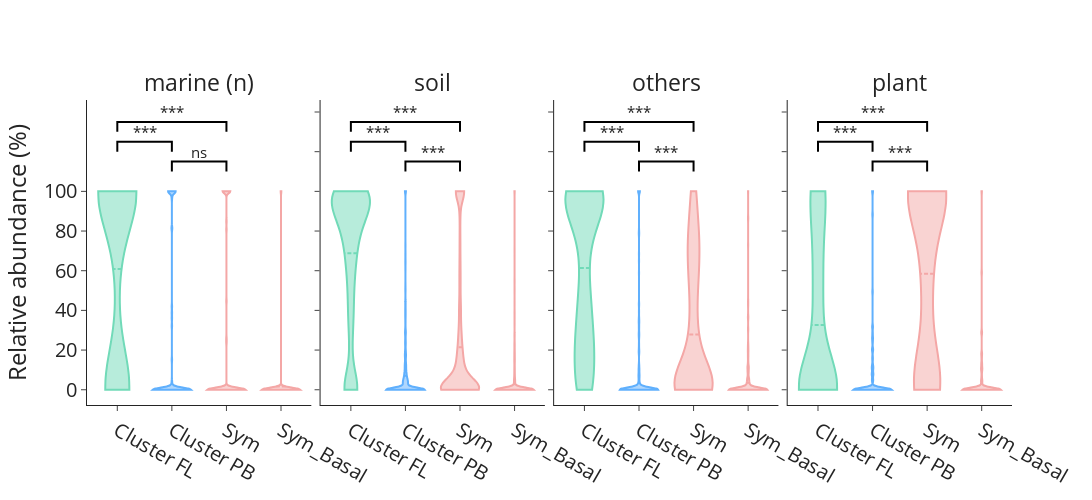

The cell this chart's notebook holds for it:
### Code cell
draw_df = new_df.replace('FL',"Cluster FL")
draw_df = draw_df.replace('PB',"Cluster PB")
draw_df = draw_df.replace('Sym_Basal',"Cluster SymBasal") 
draw_df = draw_df.fillna(0)
draw_df = draw_df.sort_values('nifH type')

fig = make_subplots(rows=1, 
                    cols=4,
                    shared_yaxes=True,
                    horizontal_spacing =0.01,
                   subplot_titles=['Marine', 'Soil',  'Plant','Others']
                   )
for i, env in enumerate(['marine', 'soil',  'plant','others']):
    traces = []
    sub_df = draw_df.loc[draw_df['env type']==env,:]
    for nifH_t in ['Cluster FL', 'Cluster PB', 'Sym','Cluster SymBasal'] :
        # manual adjust the x order of four types
        idxs = sub_df.groupby('nifH type').groups[nifH_t]
        _sub_df = sub_df.loc[sub_df['nifH type']==nifH_t,:]
        traces.append(go.Violin( x=[nifH_t]*len(idxs),
                                y=_sub_df.loc[idxs,'ratio'],
                                legendgroup=nifH_t,
                                name=nifH_t,
                                line_color=t2color[nifH_t],
                               #scalegroup=nifH_t,
                               spanmode='hard',
                                width=0.7,
                                #scalemode='width',
                                points=False,
                                meanline=dict(visible=True),
                               showlegend=False
        ))
    fig.add_traces(traces,1,i+1)
#fig.data[-1].showlegend= True

for idx,env in enumerate(['marine', 'soil',  'plant', 'others']):
    pos = [1.5,0.5,1,2,3,4,5]
    base_height = 110
    per_height = 5
    _count = 0
    for f1,f2 in [('Cluster PB', 'Sym'),
                  ('Cluster PB', 'Cluster FL'),
                  ('Cluster FL', 'Sym'),
                 ]:
        r1 = draw_df.loc[(draw_df['env type'] == env) &
                                         (draw_df['nifH type'] == f1), 'ratio']
        r2 = draw_df.loc[(draw_df['env type'] == env) &
                                         (draw_df['nifH type'] == f2), 'ratio']
        t = mannwhitneyu(r1,r2,#alternative='greater'
                        )
        p = t.pvalue
        
        
#         if p>=0.05:
#             base_height += 10
#             _count +=1
#             continue
        fig.add_traces(go.Scatter(x=[f1,f1,f2,f2],
                                  y=[base_height,
                                     base_height+per_height,
                                     base_height+per_height,
                                     base_height],
                                  showlegend=False,
                                  mode='lines',line=dict(color='#000000')) ,1,idx+1)
    #     fig.add_annotation(
    #         x=pos[_count],
    #         y=base_height+12,
    #         xanchor='center',
    #         xref=f'x{idx+1}',
    #         font=dict(size=15),
    #         showarrow=False,

    #         text="<Br> {:.2e} ".format(p),
    #     )
        fig.add_annotation(
                x=pos[_count],
                y=base_height+10,
                xanchor='center',
                xref=f'x{idx+1}',
                font=dict(size=15),
                showarrow=False,
                text=get_stars(p),
            )
            #print(get_stars(p),p,env,f1,f2)
        base_height += 10
        _count +=1
        
fig.layout.template = "simple_white"
fig.layout.width = 1400
fig.layout.height = 600
fig.layout.font.size = 17
fig.layout.font.family = 'Arial'
#fig.layout.yaxis.title = "Relative abundance of <Br> different types of nif clusters"
for _ in fig.layout.annotations[:4]:
    _['font']['size'] = 21
    _['font']['family'] = 'Arial'

fig.layout.yaxis.tickvals = [0,20,40,60,80,100]
fig.layout.yaxis.title = "Normalized abundance (%)"
fig.show()

### Figure 1 — Plotly figure (JSON) as saved in the notebook; plotly's stock layout.template omitted (floating-point values rounded to 4 significant figures; data arrays with more than 128 entries replaced by an {"elided": "..."} marker saying what was removed)
{"data": [{"legendgroup": "Cluster FL", "line": {"color": "#71dab8"}, "meanline": {"visible": true}, "name": "Cluster FL", "points": false, "showlegend": false, "spanmode": "hard", "type": "violin", "width": 0.7, "x": ["Cluster FL", "Cluster FL", "Cluster FL", "Cluster FL", "Cluster FL", "Cluster FL", "Cluster FL", "Cluster FL", "Cluster FL", "Cluster FL", "Cluster FL", "Cluster FL", "Cluster FL", "Cluster FL", "Cluster FL", "Cluster FL", "Cluster FL", "Cluster FL", "Cluster FL", "Cluster FL", "Cluster FL", "Cluster FL", "Cluster FL", "Cluster FL", "Cluster FL", "Cluster FL", "Cluster FL", "Cluster FL", "Cluster FL", "Cluster FL", "Cluster FL", "Cluster FL", "Cluster FL", "Cluster FL", "Cluster FL", "Cluster FL", "Cluster FL", "Cluster FL", "Cluster FL", "Cluster FL", "Cluster FL", "Cluster FL", "Cluster FL", "Cluster FL", "Cluster FL", "Cluster FL", "Cluster FL", "Cluster FL", "Cluster FL", "Cluster FL", "Cluster FL", "Cluster FL", "Cluster FL", "Cluster FL", "Cluster FL", "Cluster FL", "Cluster FL", "Cluster FL", "Cluster FL", "Cluster FL", "Cluster FL", "Cluster FL", "Cluster FL", "Cluster FL", "Cluster FL", "Cluster FL", "Cluster FL", "Cluster FL", "Cluster FL", "Cluster FL", "Cluster FL", "Cluster FL", "Cluster FL", "Cluster FL", "Cluster FL", "Cluster FL", "Cluster FL", "Cluster FL", "Cluster FL", "Cluster FL", "Cluster FL", "Cluster FL", "Cluster FL", "Cluster FL", "Cluster FL", "Cluster FL", "Cluster FL", "Cluster FL", "Cluster FL", "Cluster FL", "Cluster FL", "Cluster FL", "Cluster FL", "Cluster FL", "Cluster FL", "Cluster FL", "Cluster FL", "Cluster FL", "Cluster FL", "Cluster FL", "Cluster FL", "Cluster FL", "Cluster FL", "Cluster FL", "Cluster FL", "Cluster FL", "Cluster FL", "Cluster FL", "Cluster FL", "Cluster FL", "Cluster FL", "Cluster FL", "Cluster FL", "Cluster FL", "Cluster FL", "Cluster FL", "Cluster FL", "Cluster FL", "Cluster FL", "Cluster FL"], "xaxis": "x", "y": [0, 0, 0, 0, 100, 100, 100, 100, 100, 100, 100, 100, 100, 100, 100, 100, 100, 100, 100, 100, 0, 0, 0, 100, 0, 0, 0, 100, 0, 0, 100, 100, 97.94, 100, 100, 1.025, 0, 100, 100, 95.61, 99.79, 100, 100, 100, 100, 0, 100, 100, 100, 100, 100, 100, 100, 0, 100, 100, 100, 18.88, 0, 0, 100, 100, 19.28, 0, 55.33, 76.15, 74.18, 100, 0, 63.95, 0, 100, 100, 100, 100, 0, 0, 100, 100, 0, 0, 0, 100, 0, 0, 0, 0, 0, 100, 0, 100, 100, 0, 100, 98.93, 100, 100, 0, 100, 61.19, 58.04, 1.861, 0, 0, 0.5344, 0, 0, 67.83, 0, 100, 3.53, 18.22, 97.59, 100, 100, 100, 100, 100, 100, 100], "yaxis": "y"}, {"legendgroup": "Cluster PB", "line": {"color": "#60b0fd"}, "meanline": {"visible": true}, "name": "Cluster PB", "points": false, "showlegend": false, "spanmode": "hard", "type": "violin", "width": 0.7, "x": ["Cluster PB", "Cluster PB", "Cluster PB", "Cluster PB", "Cluster PB", "Cluster PB", "Cluster PB", "Cluster PB", "Cluster PB", "Cluster PB", "Cluster PB", "Cluster PB", "Cluster PB", "Cluster PB", "Cluster PB", "Cluster PB", "Cluster PB", "Cluster PB", "Cluster PB", "Cluster PB", "Cluster PB", "Cluster PB", "Cluster PB", "Cluster PB", "Cluster PB", "Cluster PB", "Cluster PB", "Cluster PB", "Cluster PB", "Cluster PB", "Cluster PB", "Cluster PB", "Cluster PB", "Cluster PB", "Cluster PB", "Cluster PB", "Cluster PB", "Cluster PB", "Cluster PB", "Cluster PB", "Cluster PB", "Cluster PB", "Cluster PB", "Cluster PB", "Cluster PB", "Cluster PB", "Cluster PB", "Cluster PB", "Cluster PB", "Cluster PB", "Cluster PB", "Cluster PB", "Cluster PB", "Cluster PB", "Cluster PB", "Cluster PB", "Cluster PB", "Cluster PB", "Cluster PB", "Cluster PB", "Cluster PB", "Cluster PB", "Cluster PB", "Cluster PB", "Cluster PB", "Cluster PB", "Cluster PB", "Cluster PB", "Cluster PB", "Cluster PB", "Cluster PB", "Cluster PB", "Cluster PB", "Cluster PB", "Cluster PB", "Cluster PB", "Cluster PB", "Cluster PB", "Cluster PB", "Cluster PB", "Cluster PB", "Cluster PB", "Cluster PB", "Cluster PB", "Cluster PB", "Cluster PB", "Cluster PB", "Cluster PB", "Cluster PB", "Cluster PB", "Cluster PB", "Cluster PB", "Cluster PB", "Cluster PB", "Cluster PB", "Cluster PB", "Cluster PB", "Cluster PB", "Cluster PB", "Cluster PB", "Cluster PB", "Cluster PB", "Cluster PB", "Cluster PB", "Cluster PB", "Cluster PB", "Cluster PB", "Cluster PB", "Cluster PB", "Cluster PB", "Cluster PB", "Cluster PB", "Cluster PB", "Cluster PB", "Cluster PB", "Cluster PB", "Cluster PB", "Cluster PB", "Cluster PB", "Cluster PB"], "xaxis": "x", "y": [0, 0, 0, 0, 0, 0, 0, 0, 0, 0, 0, 0, 0, 0, 0, 0, 0, 0, 0, 0, 0, 15.15, 100, 0, 0, 100, 0, 0, 0, 0, 0, 0, 2.057, 0, 0, 98.98, 100, 0, 0, 4.385, 0.2058, 0, 0, 0, 0, 100, 0, 0, 0, 0, 0, 0, 0, 100, 0, 0, 0, 81.12, 100, 100, 0, 0, 0, 0, 0, 0, 0, 0, 0, 36.05, 0, 0, 0, 0, 0, 0, 0, 0, 0, 0, 0, 0, 0, 0, 0, 0, 100, 0, 0, 100, 0, 0, 100, 0, 0, 0, 0, 100, 0, 38.81, 41.96, 98.14, 100, 100, 99.47, 100, 100, 32.17, 100, 0, 96.47, 81.78, 2.412, 0, 0, 0, 0, 0, 0, 0], "yaxis": "y"}, {"legendgroup": "Sym", "line": {"color": "#f4a7a6"}, "meanline": {"visible": true}, "name": "Sym", "points": false, "showlegend": false, "spanmode": "hard", "type": "violin", "width": 0.7, "x": ["Sym", "Sym", "Sym", "Sym", "Sym", "Sym", "Sym", "Sym", "Sym", "Sym", "Sym", "Sym", "Sym", "Sym", "Sym", "Sym", "Sym", "Sym", "Sym", "Sym", "Sym", "Sym", "Sym", "Sym", "Sym", "Sym", "Sym", "Sym", "Sym", "Sym", "Sym", "Sym", "Sym", "Sym", "Sym", "Sym", "Sym", "Sym", "Sym", "Sym", "Sym", "Sym", "Sym", "Sym", "Sym", "Sym", "Sym", "Sym", "Sym", "Sym", "Sym", "Sym", "Sym", "Sym", "Sym", "Sym", "Sym", "Sym", "Sym", "Sym", "Sym", "Sym", "Sym", "Sym", "Sym", "Sym", "Sym", "Sym", "Sym", "Sym", "Sym", "Sym", "Sym", "Sym", "Sym", "Sym", "Sym", "Sym", "Sym", "Sym", "Sym", "Sym", "Sym", "Sym", "Sym", "Sym", "Sym", "Sym", "Sym", "Sym", "Sym", "Sym", "Sym", "Sym", "Sym", "Sym", "Sym", "Sym", "Sym", "Sym", "Sym", "Sym", "Sym", "Sym", "Sym", "Sym", "Sym", "Sym", "Sym", "Sym", "Sym", "Sym", "Sym", "Sym", "Sym", "Sym", "Sym", "Sym", "Sym", "Sym"], "xaxis": "x", "y": [100, 100, 0, 100, 0, 0, 0, 0, 0, 0, 0, 0, 0, 0, 0, 0, 0, 0, 0, 0, 100, 84.85, 0, 0, 100, 0, 100, 0, 100, 100, 0, 0, 0, 0, 0, 0, 0, 0, 0, 0, 0, 0, 0, 0, 0, 0, 0, 0, 0, 0, 0, 0, 0, 0, 0, 0, 0, 0, 0, 0, 0, 0, 80.72, 100, 44.67, 23.85, 25.82, 0, 100, 0, 100, 0, 0, 0, 0, 100, 100, 0, 0, 100, 100, 0, 0, 100, 100, 100, 0, 100, 0, 0, 0, 0, 0, 0, 1.068, 0, 0, 0, 0, 0, 0, 0, 0, 0, 0, 0, 0, 0, 0, 0, 0, 0, 0, 0, 0, 0, 0, 0, 0, 0], "yaxis": "y"}, {"legendgroup": "Sym_Basal", "line": {"color": "#f4a7a6"}, "meanline": {"visible": true}, "name": "Sym_Basal", "points": false, "showlegend": false, "spanmode": "hard", "type": "violin", "width": 0.7, "x": ["Sym_Basal", "Sym_Basal", "Sym_Basal", "Sym_Basal", "Sym_Basal", "Sym_Basal", "Sym_Basal", "Sym_Basal", "Sym_Basal", "Sym_Basal", "Sym_Basal", "Sym_Basal", "Sym_Basal", "Sym_Basal", "Sym_Basal", "Sym_Basal", "Sym_Basal", "Sym_Basal", "Sym_Basal", "Sym_Basal", "Sym_Basal", "Sym_Basal", "Sym_Basal", "Sym_Basal", "Sym_Basal", "Sym_Basal", "Sym_Basal", "Sym_Basal", "Sym_Basal", "Sym_Basal", "Sym_Basal", "Sym_Basal", "Sym_Basal", "Sym_Basal", "Sym_Basal", "Sym_Basal", "Sym_Basal", "Sym_Basal", "Sym_Basal", "Sym_Basal", "Sym_Basal", "Sym_Basal", "Sym_Basal", "Sym_Basal", "Sym_Basal", "Sym_Basal", "Sym_Basal", "Sym_Basal", "Sym_Basal", "Sym_Basal", "Sym_Basal", "Sym_Basal", "Sym_Basal", "Sym_Basal", "Sym_Basal", "Sym_Basal", "Sym_Basal", "Sym_Basal", "Sym_Basal", "Sym_Basal", "Sym_Basal", "Sym_Basal", "Sym_Basal", "Sym_Basal", "Sym_Basal", "Sym_Basal", "Sym_Basal", "Sym_Basal", "Sym_Basal", "Sym_Basal", "Sym_Basal", "Sym_Basal", "Sym_Basal", "Sym_Basal", "Sym_Basal", "Sym_Basal", "Sym_Basal", "Sym_Basal", "Sym_Basal", "Sym_Basal", "Sym_Basal", "Sym_Basal", "Sym_Basal", "Sym_Basal", "Sym_Basal", "Sym_Basal", "Sym_Basal", "Sym_Basal", "Sym_Basal", "Sym_Basal", "Sym_Basal", "Sym_Basal", "Sym_Basal", "Sym_Basal", "Sym_Basal", "Sym_Basal", "Sym_Basal", "Sym_Basal", "Sym_Basal", "Sym_Basal", "Sym_Basal", "Sym_Basal", "Sym_Basal", "Sym_Basal", "Sym_Basal", "Sym_Basal", "Sym_Basal", "Sym_Basal", "Sym_Basal", "Sym_Basal", "Sym_Basal", "Sym_Basal", "Sym_Basal", "Sym_Basal", "Sym_Basal", "Sym_Basal", "Sym_Basal", "Sym_Basal", "Sym_Basal", "Sym_Basal"], "xaxis": "x", "y": [0, 0, 100, 0, 0, 0, 0, 0, 0, 0, 0, 0, 0, 0, 0, 0, 0, 0, 0, 0, 0, 0, 0, 0, 0, 0, 0, 0, 0, 0, 0, 0, 0, 0, 0, 0, 0, 0, 0, 0, 0, 0, 0, 0, 0, 0, 0, 0, 0, 0, 0, 0, 0, 0, 0, 0, 0, 0, 0, 0, 0, 0, 0, 0, 0, 0, 0, 0, 0, 0, 0, 0, 0, 0, 0, 0, 0, 0, 0, 0, 0, 100, 0, 0, 0, 0, 0, 0, 0, 0, 0, 0, 0, 0, 0, 0, 0, 0, 0, 0, 0, 0, 0, 0, 0, 0, 0, 0, 0, 0, 0, 0, 0, 0, 0, 0, 0, 0, 0, 0], "yaxis": "y"}, {"legendgroup": "Cluster FL", "line": {"color": "#71dab8"}, "meanline": {"visible": true}, "name": "Cluster FL", "points": false, "showlegend": false, "spanmode": "hard", "type": "violin", "width": 0.7, "x": {"elided": "1560 str values"}, "xaxis": "x2", "y": {"elided": "1560 float values"}, "yaxis": "y2"}, {"legendgroup": "Cluster PB", "line": {"color": "#60b0fd"}, "meanline": {"visible": true}, "name": "Cluster PB", "points": false, "showlegend": false, "spanmode": "hard", "type": "violin", "width": 0.7, "x": {"elided": "1560 str values"}, "xaxis": "x2", "y": {"elided": "1560 float values"}, "yaxis": "y2"}, {"legendgroup": "Sym", "line": {"color": "#f4a7a6"}, "meanline": {"visible": true}, "name": "Sym", "points": false, "showlegend": false, "spanmode": "hard", "type": "violin", "width": 0.7, "x": {"elided": "1560 str values"}, "xaxis": "x2", "y": {"elided": "1560 float values"}, "yaxis": "y2"}, {"legendgroup": "Sym_Basal", "line": {"color": "#f4a7a6"}, "meanline": {"visible": true}, "name": "Sym_Basal", "points": false, "showlegend": false, "spanmode": "hard", "type": "violin", "width": 0.7, "x": {"elided": "1560 str values"}, "xaxis": "x2", "y": {"elided": "1560 float values"}, "yaxis": "y2"}, {"legendgroup": "Cluster FL", "line": {"color": "#71dab8"}, "meanline": {"visible": true}, "name": "Cluster FL", "points": false, "showlegend": false, "spanmode": "hard", "type": "violin", "width": 0.7, "x": {"elided": "326 str values"}, "xaxis": "x3", "y": {"elided": "326 float values"}, "yaxis": "y3"}, {"legendgroup": "Cluster PB", "line": {"color": "#60b0fd"}, "meanline": {"visible": true}, "name": "Cluster PB", "points": false, "showlegend": false, "spanmode": "hard", "type": "violin", "width": 0.7, "x": {"elided": "326 str values"}, "xaxis": "x3", "y": {"elided": "326 float values"}, "yaxis": "y3"}, {"legendgroup": "Sym", "line": {"color": "#f4a7a6"}, "meanline": {"visible": true}, "name": "Sym", "points": false, "showlegend": false, "spanmode": "hard", "type": "violin", "width": 0.7, "x": {"elided": "326 str values"}, "xaxis": "x3", "y": {"elided": "326 float values"}, "yaxis": "y3"}, {"legendgroup": "Sym_Basal", "line": {"color": "#f4a7a6"}, "meanline": {"visible": true}, "name": "Sym_Basal", "points": false, "showlegend": false, "spanmode": "hard", "type": "violin", "width": 0.7, "x": {"elided": "326 str values"}, "xaxis": "x3", "y": {"elided": "326 float values"}, "yaxis": "y3"}, {"legendgroup": "Cluster FL", "line": {"color": "#71dab8"}, "meanline": {"visible": true}, "name": "Cluster FL", "points": false, "showlegend": false, "spanmode": "hard", "type": "violin", "width": 0.7, "x": ["Cluster FL", "Cluster FL", "Cluster FL", "Cluster FL", "Cluster FL", "Cluster FL", "Cluster FL", "Cluster FL", "Cluster FL", "Cluster FL", "Cluster FL", "Cluster FL", "Cluster FL", "Cluster FL", "Cluster FL", "Cluster FL", "Cluster FL", "Cluster FL", "Cluster FL", "Cluster FL", "Cluster FL", "Cluster FL", "Cluster FL", "Cluster FL", "Cluster FL", "Cluster FL", "Cluster FL", "Cluster FL", "Cluster FL", "Cluster FL", "Cluster FL", "Cluster FL", "Cluster FL", "Cluster FL", "Cluster FL", "Cluster FL", "Cluster FL", "Cluster FL", "Cluster FL", "Cluster FL", "Cluster FL", "Cluster FL", "Cluster FL", "Cluster FL", "Cluster FL", "Cluster FL", "Cluster FL", "Cluster FL", "Cluster FL", "Cluster FL", "Cluster FL", "Cluster FL", "Cluster FL", "Cluster FL", "Cluster FL", "Cluster FL", "Cluster FL", "Cluster FL", "Cluster FL", "Cluster FL", "Cluster FL", "Cluster FL", "Cluster FL", "Cluster FL", "Cluster FL", "Cluster FL", "Cluster FL", "Cluster FL", "Cluster FL", "Cluster FL", "Cluster FL", "Cluster FL", "Cluster FL", "Cluster FL", "Cluster FL", "Cluster FL", "Cluster FL", "Cluster FL", "Cluster FL", "Cluster FL", "Cluster FL", "Cluster FL", "Cluster FL", "Cluster FL", "Cluster FL", "Cluster FL", "Cluster FL", "Cluster FL", "Cluster FL", "Cluster FL", "Cluster FL", "Cluster FL", "Cluster FL", "Cluster FL", "Cluster FL", "Cluster FL", "Cluster FL", "Cluster FL", "Cluster FL", "Cluster FL", "Cluster FL", "Cluster FL", "Cluster FL", "Cluster FL", "Cluster FL", "Cluster FL", "Cluster FL", "Cluster FL", "Cluster FL", "Cluster FL", "Cluster FL", "Cluster FL", "Cluster FL", "Cluster FL", "Cluster FL", "Cluster FL", "Cluster FL", "Cluster FL", "Cluster FL"], "xaxis": "x4", "y": [0, 0, 39.49, 0, 82.05, 0, 0, 0, 0, 0, 0, 0, 0.8256, 6.479, 0, 0, 0, 0, 0, 2.899, 0, 0, 0, 0, 0, 0, 0, 0, 0, 0, 0, 1.307, 0, 0, 0, 0, 0, 0, 0, 0, 0, 0, 0, 0, 0, 0, 0, 0, 0, 0, 0, 0, 0, 0, 0, 0, 0, 0, 100, 100, 100, 0, 100, 40.95, 100, 100, 100, 100, 100, 100, 100, 100, 100, 100, 100, 100, 100, 100, 72.92, 100, 100, 0, 85.42, 81.36, 44.66, 48.81, 47.95, 50.32, 0, 31.53, 7.34, 4.284, 10.66, 7.351, 42.42, 67.91, 0, 13.71, 51.97, 35.1, 0, 14.51, 48.6, 27.9, 34.91, 4.598, 99.8, 61.65, 67.74, 50.63, 83.47, 68.75, 80.95, 100, 62.69, 0, 71.43, 54.74, 74.6], "yaxis": "y4"}, {"legendgroup": "Cluster PB", "line": {"color": "#60b0fd"}, "meanline": {"visible": true}, "name": "Cluster PB", "points": false, "showlegend": false, "spanmode": "hard", "type": "violin", "width": 0.7, "x": ["Cluster PB", "Cluster PB", "Cluster PB", "Cluster PB", "Cluster PB", "Cluster PB", "Cluster PB", "Cluster PB", "Cluster PB", "Cluster PB", "Cluster PB", "Cluster PB", "Cluster PB", "Cluster PB", "Cluster PB", "Cluster PB", "Cluster PB", "Cluster PB", "Cluster PB", "Cluster PB", "Cluster PB", "Cluster PB", "Cluster PB", "Cluster PB", "Cluster PB", "Cluster PB", "Cluster PB", "Cluster PB", "Cluster PB", "Cluster PB", "Cluster PB", "Cluster PB", "Cluster PB", "Cluster PB", "Cluster PB", "Cluster PB", "Cluster PB", "Cluster PB", "Cluster PB", "Cluster PB", "Cluster PB", "Cluster PB", "Cluster PB", "Cluster PB", "Cluster PB", "Cluster PB", "Cluster PB", "Cluster PB", "Cluster PB", "Cluster PB", "Cluster PB", "Cluster PB", "Cluster PB", "Cluster PB", "Cluster PB", "Cluster PB", "Cluster PB", "Cluster PB", "Cluster PB", "Cluster PB", "Cluster PB", "Cluster PB", "Cluster PB", "Cluster PB", "Cluster PB", "Cluster PB", "Cluster PB", "Cluster PB", "Cluster PB", "Cluster PB", "Cluster PB", "Cluster PB", "Cluster PB", "Cluster PB", "Cluster PB", "Cluster PB", "Cluster PB", "Cluster PB", "Cluster PB", "Cluster PB", "Cluster PB", "Cluster PB", "Cluster PB", "Cluster PB", "Cluster PB", "Cluster PB", "Cluster PB", "Cluster PB", "Cluster PB", "Cluster PB", "Cluster PB", "Cluster PB", "Cluster PB", "Cluster PB", "Cluster PB", "Cluster PB", "Cluster PB", "Cluster PB", "Cluster PB", "Cluster PB", "Cluster PB", "Cluster PB", "Cluster PB", "Cluster PB", "Cluster PB", "Cluster PB", "Cluster PB", "Cluster PB", "Cluster PB", "Cluster PB", "Cluster PB", "Cluster PB", "Cluster PB", "Cluster PB", "Cluster PB", "Cluster PB", "Cluster PB", "Cluster PB", "Cluster PB"], "xaxis": "x4", "y": [100, 0, 0.4371, 0, 0, 0, 0, 0, 0, 0, 0, 0, 0, 0, 0, 0, 0, 0, 0, 0, 0, 0, 0, 0, 0, 0, 0, 0, 0, 0, 0, 0, 0, 0, 0, 0, 0, 0, 0, 0, 0, 0, 0, 0, 0, 0, 0, 0, 0, 0, 0, 0, 0, 0, 0, 0, 0, 0, 0, 0, 0, 0, 0, 0, 0, 0, 0, 0, 0, 0, 0, 0, 0, 0, 0, 0, 0, 0, 0, 0, 0, 10.38, 0, 7.828, 0, 26.4, 0, 0, 7.246, 11.26, 25.76, 15.2, 4.416, 0, 0, 19.55, 88.32, 5.065, 0, 0, 20.56, 0, 0, 4.924, 8.194, 10.34, 0.09426, 32.04, 20.43, 49.37, 16.53, 23.96, 11.9, 0, 31.34, 100, 28.57, 12.63, 7.937], "yaxis": "y4"}, {"legendgroup": "Sym", "line": {"color": "#f4a7a6"}, "meanline": {"visible": true}, "name": "Sym", "points": false, "showlegend": false, "spanmode": "hard", "type": "violin", "width": 0.7, "x": ["Sym", "Sym", "Sym", "Sym", "Sym", "Sym", "Sym", "Sym", "Sym", "Sym", "Sym", "Sym", "Sym", "Sym", "Sym", "Sym", "Sym", "Sym", "Sym", "Sym", "Sym", "Sym", "Sym", "Sym", "Sym", "Sym", "Sym", "Sym", "Sym", "Sym", "Sym", "Sym", "Sym", "Sym", "Sym", "Sym", "Sym", "Sym", "Sym", "Sym", "Sym", "Sym", "Sym", "Sym", "Sym", "Sym", "Sym", "Sym", "Sym", "Sym", "Sym", "Sym", "Sym", "Sym", "Sym", "Sym", "Sym", "Sym", "Sym", "Sym", "Sym", "Sym", "Sym", "Sym", "Sym", "Sym", "Sym", "Sym", "Sym", "Sym", "Sym", "Sym", "Sym", "Sym", "Sym", "Sym", "Sym", "Sym", "Sym", "Sym", "Sym", "Sym", "Sym", "Sym", "Sym", "Sym", "Sym", "Sym", "Sym", "Sym", "Sym", "Sym", "Sym", "Sym", "Sym", "Sym", "Sym", "Sym", "Sym", "Sym", "Sym", "Sym", "Sym", "Sym", "Sym", "Sym", "Sym", "Sym", "Sym", "Sym", "Sym", "Sym", "Sym", "Sym", "Sym", "Sym", "Sym", "Sym", "Sym"], "xaxis": "x4", "y": [0, 0, 59.06, 100, 17.95, 100, 70.97, 100, 100, 100, 100, 100, 99.17, 93.52, 100, 100, 100, 100, 100, 97.1, 100, 100, 100, 100, 100, 100, 100, 100, 100, 100, 100, 98.69, 100, 100, 100, 100, 100, 100, 100, 100, 100, 100, 100, 100, 100, 100, 100, 100, 100, 100, 100, 100, 100, 100, 100, 100, 100, 100, 0, 0, 0, 100, 0, 0, 0, 0, 0, 0, 0, 0, 0, 0, 0, 0, 0, 0, 0, 0, 27.08, 0, 0, 87.87, 14.58, 6.456, 51.03, 11.75, 52.05, 43.0, 64.16, 57.21, 61.9, 69.51, 67.0, 92.65, 47.34, 12.54, 11.68, 81.22, 39.06, 51.69, 79.44, 74.67, 35.57, 66.68, 53.99, 66.67, 0, 6.311, 11.83, 0, 0, 7.292, 7.143, 0, 5.97, 0, 0, 32.63, 17.46], "yaxis": "y4"}, {"legendgroup": "Sym_Basal", "line": {"color": "#f4a7a6"}, "meanline": {"visible": true}, "name": "Sym_Basal", "points": false, "showlegend": false, "spanmode": "hard", "type": "violin", "width": 0.7, "x": ["Sym_Basal", "Sym_Basal", "Sym_Basal", "Sym_Basal", "Sym_Basal", "Sym_Basal", "Sym_Basal", "Sym_Basal", "Sym_Basal", "Sym_Basal", "Sym_Basal", "Sym_Basal", "Sym_Basal", "Sym_Basal", "Sym_Basal", "Sym_Basal", "Sym_Basal", "Sym_Basal", "Sym_Basal", "Sym_Basal", "Sym_Basal", "Sym_Basal", "Sym_Basal", "Sym_Basal", "Sym_Basal", "Sym_Basal", "Sym_Basal", "Sym_Basal", "Sym_Basal", "Sym_Basal", "Sym_Basal", "Sym_Basal", "Sym_Basal", "Sym_Basal", "Sym_Basal", "Sym_Basal", "Sym_Basal", "Sym_Basal", "Sym_Basal", "Sym_Basal", "Sym_Basal", "Sym_Basal", "Sym_Basal", "Sym_Basal", "Sym_Basal", "Sym_Basal", "Sym_Basal", "Sym_Basal", "Sym_Basal", "Sym_Basal", "Sym_Basal", "Sym_Basal", "Sym_Basal", "Sym_Basal", "Sym_Basal", "Sym_Basal", "Sym_Basal", "Sym_Basal", "Sym_Basal", "Sym_Basal", "Sym_Basal", "Sym_Basal", "Sym_Basal", "Sym_Basal", "Sym_Basal", "Sym_Basal", "Sym_Basal", "Sym_Basal", "Sym_Basal", "Sym_Basal", "Sym_Basal", "Sym_Basal", "Sym_Basal", "Sym_Basal", "Sym_Basal", "Sym_Basal", "Sym_Basal", "Sym_Basal", "Sym_Basal", "Sym_Basal", "Sym_Basal", "Sym_Basal", "Sym_Basal", "Sym_Basal", "Sym_Basal", "Sym_Basal", "Sym_Basal", "Sym_Basal", "Sym_Basal", "Sym_Basal", "Sym_Basal", "Sym_Basal", "Sym_Basal", "Sym_Basal", "Sym_Basal", "Sym_Basal", "Sym_Basal", "Sym_Basal", "Sym_Basal", "Sym_Basal", "Sym_Basal", "Sym_Basal", "Sym_Basal", "Sym_Basal", "Sym_Basal", "Sym_Basal", "Sym_Basal", "Sym_Basal", "Sym_Basal", "Sym_Basal", "Sym_Basal", "Sym_Basal", "Sym_Basal", "Sym_Basal", "Sym_Basal", "Sym_Basal", "Sym_Basal", "Sym_Basal", "Sym_Basal"], "xaxis": "x4", "y": [0, 100, 1.02, 0, 0, 0, 29.03, 0, 0, 0, 0, 0, 0, 0, 0, 0, 0, 0, 0, 0, 0, 0, 0, 0, 0, 0, 0, 0, 0, 0, 0, 0, 0, 0, 0, 0, 0, 0, 0, 0, 0, 0, 0, 0, 0, 0, 0, 0, 0, 0, 0, 0, 0, 0, 0, 0, 0, 0, 0, 0, 0, 0, 0, 59.05, 0, 0, 0, 0, 0, 0, 0, 0, 0, 0, 0, 0, 0, 0, 0, 0, 0, 1.741, 0, 4.353, 4.313, 13.04, 0, 6.678, 28.59, 0, 5.002, 11.01, 17.93, 0, 10.24, 0, 0, 0, 8.961, 13.21, 0, 10.82, 15.83, 0.4962, 2.909, 18.39, 0.1077, 0, 0, 0, 0, 0, 0, 0, 0, 0, 0, 0, 0], "yaxis": "y4"}, {"line": {"color": "#000000"}, "mode": "lines", "showlegend": false, "type": "scatter", "x": ["Cluster PB", "Cluster PB", "Sym", "Sym"], "xaxis": "x", "y": [110, 115, 115, 110], "yaxis": "y"}, {"line": {"color": "#000000"}, "mode": "lines", "showlegend": false, "type": "scatter", "x": ["Cluster PB", "Cluster PB", "Cluster FL", "Cluster FL"], "xaxis": "x", "y": [120, 125, 125, 120], "yaxis": "y"}, {"line": {"color": "#000000"}, "mode": "lines", "showlegend": false, "type": "scatter", "x": ["Cluster FL", "Cluster FL", "Sym", "Sym"], "xaxis": "x", "y": [130, 135, 135, 130], "yaxis": "y"}, {"line": {"color": "#000000"}, "mode": "lines", "showlegend": false, "type": "scatter", "x": ["Cluster PB", "Cluster PB", "Sym", "Sym"], "xaxis": "x2", "y": [110, 115, 115, 110], "yaxis": "y2"}, {"line": {"color": "#000000"}, "mode": "lines", "showlegend": false, "type": "scatter", "x": ["Cluster PB", "Cluster PB", "Cluster FL", "Cluster FL"], "xaxis": "x2", "y": [120, 125, 125, 120], "yaxis": "y2"}, {"line": {"color": "#000000"}, "mode": "lines", "showlegend": false, "type": "scatter", "x": ["Cluster FL", "Cluster FL", "Sym", "Sym"], "xaxis": "x2", "y": [130, 135, 135, 130], "yaxis": "y2"}, {"line": {"color": "#000000"}, "mode": "lines", "showlegend": false, "type": "scatter", "x": ["Cluster PB", "Cluster PB", "Sym", "Sym"], "xaxis": "x3", "y": [110, 115, 115, 110], "yaxis": "y3"}, {"line": {"color": "#000000"}, "mode": "lines", "showlegend": false, "type": "scatter", "x": ["Cluster PB", "Cluster PB", "Cluster FL", "Cluster FL"], "xaxis": "x3", "y": [120, 125, 125, 120], "yaxis": "y3"}, {"line": {"color": "#000000"}, "mode": "lines", "showlegend": false, "type": "scatter", "x": ["Cluster FL", "Cluster FL", "Sym", "Sym"], "xaxis": "x3", "y": [130, 135, 135, 130], "yaxis": "y3"}, {"line": {"color": "#000000"}, "mode": "lines", "showlegend": false, "type": "scatter", "x": ["Cluster PB", "Cluster PB", "Sym", "Sym"], "xaxis": "x4", "y": [110, 115, 115, 110], "yaxis": "y4"}, {"line": {"color": "#000000"}, "mode": "lines", "showlegend": false, "type": "scatter", "x": ["Cluster PB", "Cluster PB", "Cluster FL", "Cluster FL"], "xaxis": "x4", "y": [120, 125, 125, 120], "yaxis": "y4"}, {"line": {"color": "#000000"}, "mode": "lines", "showlegend": false, "type": "scatter", "x": ["Cluster FL", "Cluster FL", "Sym", "Sym"], "xaxis": "x4", "y": [130, 135, 135, 130], "yaxis": "y4"}], "layout": {"annotations": [{"font": {"size": 23}, "showarrow": false, "text": "marine (n)", "x": 0.1212, "xanchor": "center", "xref": "paper", "y": 1, "yanchor": "bottom", "yref": "paper"}, {"font": {"size": 23}, "showarrow": false, "text": "soil", "x": 0.3738, "xanchor": "center", "xref": "paper", "y": 1, "yanchor": "bottom", "yref": "paper"}, {"font": {"size": 23}, "showarrow": false, "text": "others", "x": 0.6262, "xanchor": "center", "xref": "paper", "y": 1, "yanchor": "bottom", "yref": "paper"}, {"font": {"size": 23}, "showarrow": false, "text": "plant", "x": 0.8788, "xanchor": "center", "xref": "paper", "y": 1, "yanchor": "bottom", "yref": "paper"}, {"font": {"size": 15}, "showarrow": false, "text": "ns", "x": 1.5, "xanchor": "center", "xref": "x", "y": 120}, {"font": {"size": 15}, "showarrow": false, "text": "***", "x": 0.5, "xanchor": "center", "xref": "x", "y": 130}, {"font": {"size": 15}, "showarrow": false, "text": "***", "x": 1, "xanchor": "center", "xref": "x", "y": 140}, {"font": {"size": 15}, "showarrow": false, "text": "***", "x": 1.5, "xanchor": "center", "xref": "x2", "y": 120}, {"font": {"size": 15}, "showarrow": false, "text": "***", "x": 0.5, "xanchor": "center", "xref": "x2", "y": 130}, {"font": {"size": 15}, "showarrow": false, "text": "***", "x": 1, "xanchor": "center", "xref": "x2", "y": 140}, {"font": {"size": 15}, "showarrow": false, "text": "***", "x": 1.5, "xanchor": "center", "xref": "x3", "y": 120}, {"font": {"size": 15}, "showarrow": false, "text": "***", "x": 0.5, "xanchor": "center", "xref": "x3", "y": 130}, {"font": {"size": 15}, "showarrow": false, "text": "***", "x": 1, "xanchor": "center", "xref": "x3", "y": 140}, {"font": {"size": 15}, "showarrow": false, "text": "***", "x": 1.5, "xanchor": "center", "xref": "x4", "y": 120}, {"font": {"size": 15}, "showarrow": false, "text": "***", "x": 0.5, "xanchor": "center", "xref": "x4", "y": 130}, {"font": {"size": 15}, "showarrow": false, "text": "***", "x": 1, "xanchor": "center", "xref": "x4", "y": 140}], "font": {"size": 20}, "height": 500, "width": 1400, "xaxis": {"anchor": "y", "autorange": true, "domain": [0, 0.2425], "range": [-0.5556, 3.556], "type": "category"}, "xaxis2": {"anchor": "y2", "autorange": true, "domain": [0.2525, 0.495], "range": [-0.5556, 3.556], "type": "category"}, "xaxis3": {"anchor": "y3", "autorange": true, "domain": [0.505, 0.7475], "range": [-0.5556, 3.556], "type": "category"}, "xaxis4": {"anchor": "y4", "autorange": true, "domain": [0.7575, 1], "range": [-0.5556, 3.556], "type": "category"}, "yaxis": {"anchor": "x", "autorange": true, "domain": [0, 1], "range": [-7.687, 146.0], "tickvals": [0, 20, 40, 60, 80, 100], "title": {"text": "Relative abundance (%)"}, "type": "linear"}, "yaxis2": {"anchor": "x2", "autorange": true, "domain": [0, 1], "matches": "y", "range": [-7.687, 146.0], "showticklabels": false, "type": "linear"}, "yaxis3": {"anchor": "x3", "autorange": true, "domain": [0, 1], "matches": "y", "range": [-7.687, 146.0], "showticklabels": false, "type": "linear"}, "yaxis4": {"anchor": "x4", "autorange": true, "domain": [0, 1], "matches": "y", "range": [-7.687, 146.0], "showticklabels": false, "type": "linear"}}}
